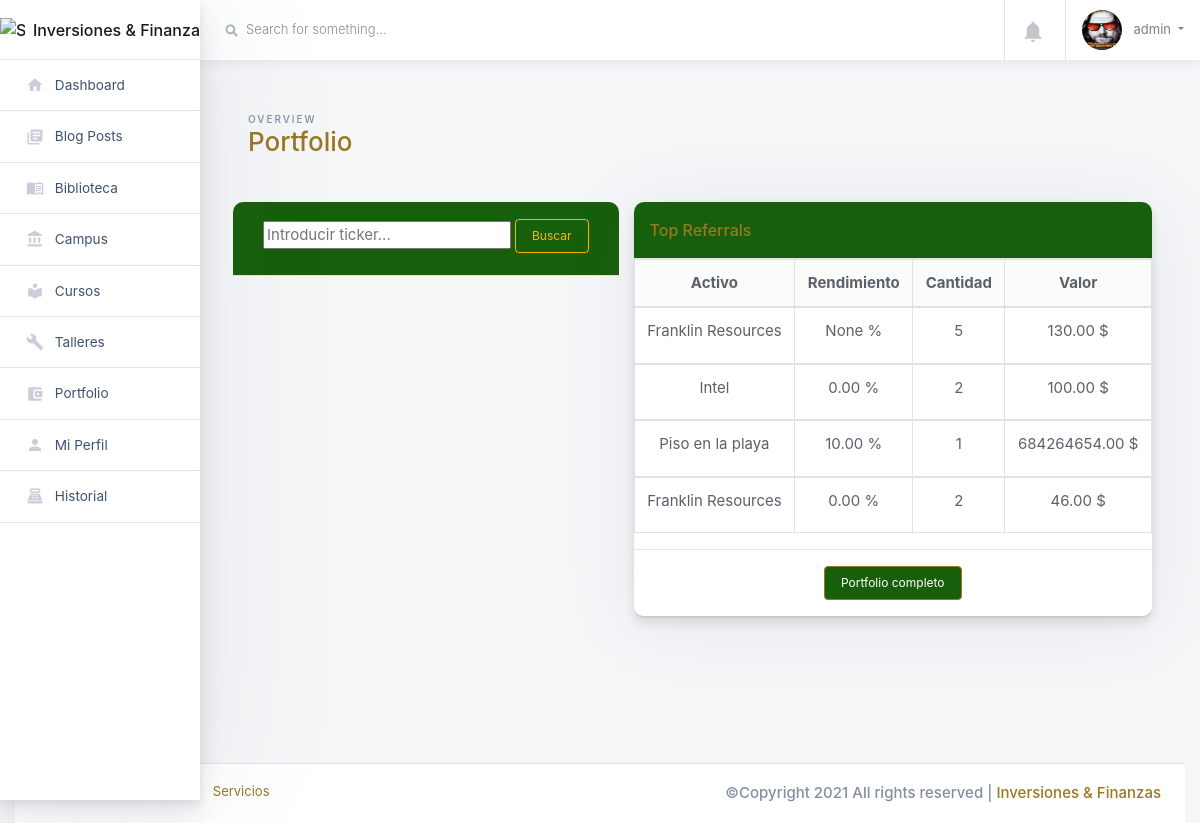
Page /muro/portfolio/ (signed in) on the committed database.
### usuario/models.py (models this page shows, shortened)
class MyUser(AbstractUser):
    first_name = models.CharField("Nombre", max_length=150, blank=True)
    last_name = models.CharField("Apellidos", max_length=150, blank=True)
    pais = CountryField("País de origen", null=True, blank=True)
    telefono = PhoneNumberField("Número telefónico", null=True, blank=True)
    is_admin = models.BooleanField(default=False)
    is_staff = models.BooleanField(default=False)
    is_active = models.BooleanField(default=False)

### perfil/models.py (models this page shows, shortened)
class Perfil (models.Model):
    user = models.OneToOneField(MyUser,on_delete=models.CASCADE)
    edad = models.DateField("Fecha de nacimiento", null=True, blank=True)
    ciudad = models.CharField("Ciudad de origen", max_length=150,null=True, blank=True)
    foto_perfil = models.ImageField("Foto de perfil", upload_to='avatar/', default="inversorinteligente.png")
    bio = RichTextField("Descripción", null=True, blank=True)
    facebook = models.CharField("Link de tu Facebook",max_length=3000,  null=True, blank=True)
    twitter = models.CharField("Link de tu Twitter", max_length=3000, null=True, blank=True)
    tiktok = models.CharField("Link de tu Tiktok", max_length=3000, null=True, blank=True)
    instagram = models.CharField("Link de tu Instagram", max_length=3000, null=True, blank=True)
    pinterest = models.CharField("Link de tu Pinterest",max_length=3000, null=True, blank=True)

### cartera/models.py (models this page shows, shortened)
class Cartera (models.Model):
    usuario = models.ForeignKey(MyUser,  on_delete=models.CASCADE, null=True, blank=True)
    activo = models.ForeignKey(Activo,  on_delete=models.PROTECT, null=True, blank=True)
    nombre_activo = models.CharField("Nombre del activo",max_length=250, null=True, blank=True)
    ticker_accion =models.CharField("Ticker",max_length=6, null=True, blank=True)
    rendimiento = models.DecimalField ("Rendimiento",null=True, blank=True, max_digits=10, decimal_places=2, default=0)
    valor = models.DecimalField ("Valor",null=True, blank=True, max_digits=100, decimal_places=2)
    cantidad = models.IntegerField("Cantidad", null=True, blank=True)
    movimiento = models.CharField("Movimiento realizado", choices=Movimientos, max_length=6, null=True, blank=True)
    fecha_movimiento = models.DateField("Fecha del movimiento", null=True, blank=True)
    observacion = models.CharField("Observaciones", max_length=500, null=True, blank=True, default="")
    def valor_total(self):
        return self.cantidad * self.valor

### muro/views.py (the view)
# urls.py: path('portfolio/', views.portfolio, name="portfolio"),
@login_required(login_url='login')
def portfolio(request):
    activos_cartera = Cartera.objects.filter(usuario=request.user)
    if request.method =="POST":
        tckr = request.POST['ticker']
        return render(request, "perfil/portfolio.html", {'activos_cartera': activos_cartera, 'tckr': tckr})
    else:
        return render(request, "perfil/portfolio.html", {'activos_cartera': activos_cartera})

### notifs/views.py (called while the page is built)
def CountNotifications(request):
	count_notifications = 0
	if request.user.is_authenticated:
		count_notifications = Notifs.objects.filter(user=request.user, is_seen=False).count()
	return {'count_notifications':count_notifications}

### web/templatetags/extra.py (called while the page is built)
@register.filter(name='has_group')
def has_group(user, group_name):
    group = Group.objects.get(name=group_name)
    return True if group in user.groups.all() else False

### muro/templates/perfil/portfolio.html (shortened to what this page needs)
{% extends "layouts/base.html" %}
{% load static %}
{% load crispy_forms_tags %}
{% block content %}
<br>
<div class="main-content-container container-fluid px-4">
  <div class="main-content-container container-fluid px-4">
        <div class="page-header row no-gutters py-4">
          <div class="col-12 col-sm-4 text-center text-sm-left mb-0">
            <span class="text-uppercase page-subtitle">Overview</span>
            <h3 class="page-title">Portfolio</h3>
          </div>
        </div>
        <br>
        <div class="row">
          <div class="col-lg-5.1">
            <div class="card-header border-bottom">
              <center>
            <form method="post">
              <label>
                <input name="ticker" id="ticker" autocomplete="name" maxlength="10" placeholder="Introducir ticker...">
              </label>
              <button class="btn btn-outline-warning">Buscar</button>
            </form>
              </center>
            </div>
          </div>
          <div class="col-xl">
            <div class="card card-small">
              <div class="card-header border-bottom">
                <h6 class="m-0">Top Referrals</h6>
              </div>
              <div class="card-body p-0 text-center">
                <table class="table table-bordered">
                  <thead class="bg-light">
                    <tr>
                      <th scope="col" >Activo</th>
                      <th scope="col" >Rendimiento</th>
                      <th scope="col" >Cantidad</th>
                      <th scope="col" >Valor</th>
                    </tr>
                  </thead>
                  {% for activo in activos_cartera %}
                  <tbody>
                    <tr>
                      <td scope="row"><label><span data-toggle="tooltip" data-placement="top" data-html="true" title="" data-original-title="{{ activo.observacion }}">{{ activo.nombre_activo }}</span></label></td>
                      <td scope="row"><label>{{ activo.rendimiento }} %</label></td>
                      <td scope="row"><label>{{ activo.cantidad }}</label></td>
                      <td scope="row"><label>{{ activo.valor_total }} $</label></td>
                    </tr>
                  {% endfor %}
                  </tbody>
                </table>
              </div>
              <div class="card-footer border-top">
                <div class="row">
                  <div class="col">
                    <center>
                    <a class="btn btn-primary" href="{% url 'modifportfolio' %}">Portfolio completo</a>
                    </center>
                  </div>
                </div>
              </div>
            </div>
          </div>
        </div>
      </div>
    </div>
  </div>
{% endblock content %}

### muro/templates/includes/navigation.html (shortened to what this page needs)
{% load static %}
{% load extra %}
          <div class="main-navbar sticky-top bg-white">
              <nav class="navbar align-items-stretch navbar-light flex-md-nowrap p-0">
                <form action="#" method="GET" class="main-navbar__search w-100 d-none d-md-flex d-lg-flex">
                  <div class="input-group input-group-seamless ml-3">
                    <div class="input-group-prepend">
                      <div class="input-group-text">
                        <i class="fas fa-search"></i>
                      </div>
                    </div>
                    <input class="navbar-search form-control" type="text" placeholder="Search for something..." aria-label="Search"> </div>
                </form>
                {% if user.is_authenticated %}
                  <ul class="navbar-nav border-left flex-row ">
                    <li class="nav-item border-right dropdown notifications">
                      <a class="nav-link nav-link-icon text-center" href="#" role="button" id="dropdownMenuLink" data-toggle="dropdown" aria-haspopup="true" aria-expanded="false">
                        <div class="nav-link-icon__wrapper">
                          <i class="material-icons">&#xE7F4;</i>
                        </div>
                      </a>
                    </li>
                    <li class="nav-item dropdown">
                      <a class="nav-link dropdown-toggle text-nowrap px-3" data-toggle="dropdown" href="#" role="button" aria-haspopup="true" aria-expanded="false">
                      {% if user.perfil.foto_perfil %}
                        <img class="user-avatar rounded-circle mr-2" src="{{ user.perfil.foto_perfil.url }}" alt="User Avatar" style="width: 40px; height: 40px;">
                      {% else %}
                        <img class="user-avatar rounded-circle mr-2" src="{% static 'website/img/core-img/inversorinteligente.png' %}" alt="User Avatar" style="width: 40px; height: 40px;">
                      {% endif %}
                        <span class="d-none d-md-inline-block">
                          {{ request.user.username }}
                        </span>
                        {% if request.user|has_group:"comentador" %}
                      </a>
                      <div class="dropdown-menu dropdown-menu-small">
                        <a class="dropdown-item" href="{% url 'perfil' %}">
                          <i class="material-icons">&#xE7FD;</i>Perfil</a>
                        <div class="dropdown-divider"></div>
                        <a class="dropdown-item text-danger" href={% url 'logout' %} >
                          <i class="material-icons text-danger">&#xE879;</i> Logout </a>
                      </div>
                      {% else %}
                      </a>
                      {% endif %}
                    </li>
                  </ul>
                {% endif %}
              </nav>
          </div>

### rows in the picture
MyUser: perfil.foto_perfil (picture), user.username "admin"
Cartera: nombre_activo "Franklin Resources", rendimiento "None", cantidad "5", valor_total "130.00"
Cartera: nombre_activo "Intel", rendimiento "0.00", cantidad "2", valor_total "100.00"
Cartera: nombre_activo "Piso en la playa", rendimiento "10.00", cantidad "1", valor_total "684264654.00"
Cartera: nombre_activo "Franklin Resources", rendimiento "0.00", cantidad "2", valor_total "46.00"
